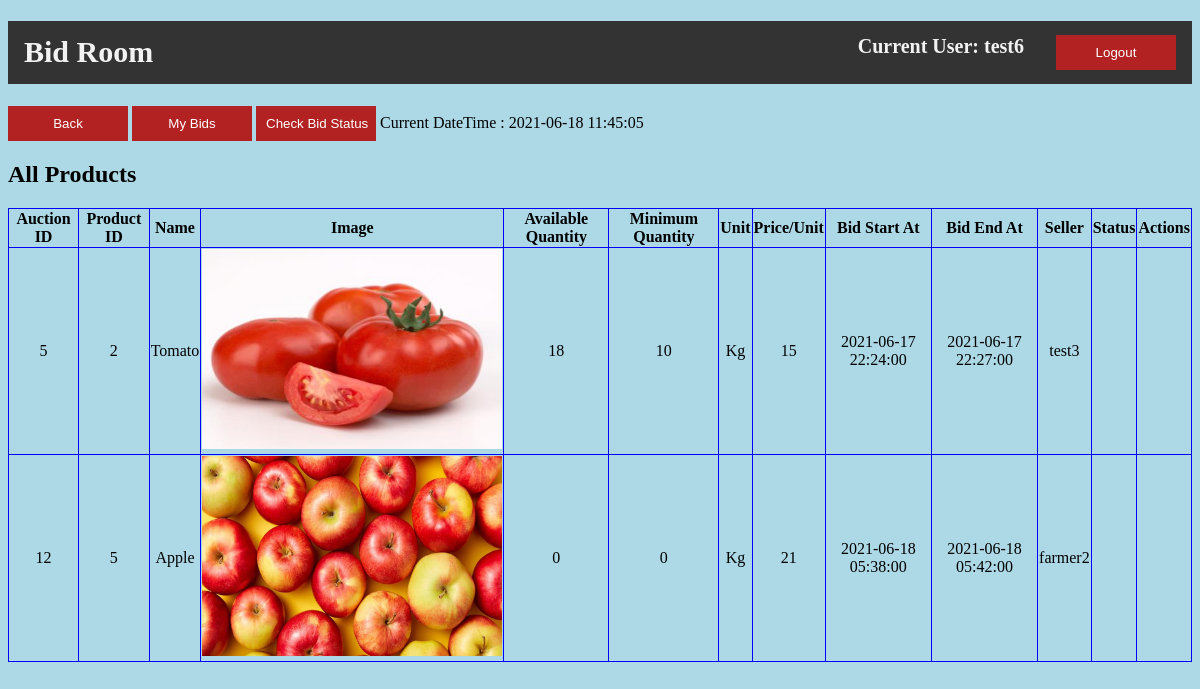
Screenshot of /Rajeet1/b_bidRoom_All.php (signed in) with the database file from the repository.
### tables this page shows
CREATE TABLE `Bid_room` (
  `auction_id` int(10) NOT NULL,
  `totalQuantity` int(10) NOT NULL,
  `lowest_bidQuantity` int(10) NOT NULL,
  `lowestPrice_perUnit` int(10) NOT NULL,
  `bid_start` datetime NOT NULL,
  `bid_end` datetime NOT NULL,
  `Productp_id` int(10) NOT NULL
);

CREATE TABLE `Product` (
  `p_id` int(10) NOT NULL,
  `productName` varchar(25) NOT NULL,
  `productImage` varchar(255) NOT NULL,
  `Quantity` int(10) NOT NULL,
  `Price_perUnit` int(10) NOT NULL,
  `Unit` varchar(10) NOT NULL,
  `Added_date` datetime NOT NULL,
  `farmerf_username` varchar(25) NOT NULL,
  `AvailableQuantity` int(10) NOT NULL
);

### Rajeet1/b_bidRoom_All.php (the view, shortened to what this page needs)
<?php
    if(isset($_SESSION['b_username']) && !empty($_SESSION['b_username'])){
      ?>
      <!DOCTYPE html>
      <html>
          <head>
          </head>
          <body>
            <h1 class="header">
              <left class="active">Bid Room</left>
              <right><input type="button" id="button" value="Logout" onclick="logout();"></right>
              <right>Current User: <?php echo $_SESSION['b_username'];?></right>
            </h1>
            <input type="button" id="button" value="Back" onclick="back();">
            <input type="button" id="button" value="My Bids" onclick="bidRoom_My();">
            <input type="button" id="button" value="Check Bid Status" onclick="bid_stat();">
            Current DateTime :
            <?php
            echo date('Y-m-d H:i:s')
            ?>
            <div>
              <h2>All Products</h2>
              <table id="p_table">
                <thead>
                  <tr>
                    <th>Auction ID</th>
                    <th>Product ID</th>
                    <th>Name</th>
                    <th>Image</th>
                    <th>Available Quantity</th>
                    <th>Minimum Quantity</th>
                    <th>Unit</th>
                    <th>Price/Unit</th>
                    <th>Bid Start At</th>
                    <th>Bid End At</th>
                    <th>Seller</th>
                    <th>Status</th>
                    <th>Actions</th>
                  </tr>
                  <?php
                  try{
                    $conn=new PDO("mysql:host=localhost:3306;dbname=localemarket;", "root", "");
                    $conn->setAttribute(PDO::ATTR_ERRMODE, PDO::ERRMODE_EXCEPTION);
                    $sqlquary="SELECT* FROM product AS pro JOIN bid_room AS bid ON pro.p_id = bid.Productp_id";
                    $pdo_obj=$conn->query($sqlquary);
                    $table_data=$pdo_obj->fetchAll();
                    if($pdo_obj->rowCount() == 0){
                      ?>
                      <tr>
                        <td colspan="11">No Data</td>
                      </tr>
                      <?php
                    }
                    else{
                      foreach ($table_data as $row) {
                        ?>
                        <tr>
                          <td><?php echo $row['auction_id'] ?></td>
                          <td><?php echo $row['p_id'] ?></td>
                          <td><?php echo $row['productName'] ?></td>
                          <td><img src="<?php echo $row['productImage'] ?>" width="300" height="200" </td>
                          <td><?php echo $row['totalQuantity'] ?></td>
                          <td><?php echo $row['lowest_bidQuantity'] ?></td>
                          <td><?php echo $row['Unit'] ?></td>
                          <td><?php echo $row['lowestPrice_perUnit'] ?></td>
                          <td><?php echo $row['bid_start'] ?></td>
                          <td><?php echo $row['bid_end'] ?></td>
                          <td><?php echo $row['farmerf_username'] ?></td>
                          <td></td>
                          <td>
                            <br><br>
                          </td>
                        </tr>
                        <?php
                      }
                    }
                  }
                  catch(PDOExeption $e){
                    ?>
                    <tr>
                      <td colspan="11">No Data</td>
                    </tr>
                    <?php
                  }
                   ?>
                </thead>
              </table>
            </div>
          </body>
      </html>
      <?php
    }
    else{
        ?>
        <script>location.assign("b_login.php");</script>
        <?php
    }
?>

### Rajeet1/b_bidRoom_All.php (style rules this page uses)
body { background-color: lightblue; }
#button { padding: 10px; width: 120px; color: white; background-color: FireBrick; border: none; }
#p_table { width: 100%; border: 1px solid blue; border-collapse: collapse; }
#p_table th, #p_table td { border: 1px solid blue; border-collapse: collapse; text-align: center; }
.header { background-color: #333; overflow: hidden; }
.header left { float: left; color: #f2f2f2; text-align: center; padding: 14px 16px; text-decoration: none; font-size: 30px; }
.header right { float: right; color: #f2f2f2; text-align: center; padding: 14px 16px; text-decoration: none; font-size: 20px; }

### rows the page displays
bid_room: auction_id "5", Productp.p_id "2", Productp.productName "Tomato", Productp.productImage (picture), totalQuantity "18", lowest_bidQuantity "10", Productp.Unit "Kg", lowestPrice_perUnit "15", bid_start "2021-06-17 22:24:00", bid_end "2021-06-17 22:27:00", Productp.farmerf_username "test3"
bid_room: auction_id "12", Productp.p_id "5", Productp.productName "Apple", Productp.productImage (picture), totalQuantity "0", lowest_bidQuantity "0", Productp.Unit "Kg", lowestPrice_perUnit "21", bid_start "2021-06-18 05:38:00", bid_end "2021-06-18 05:42:00", Productp.farmerf_username "farmer2"

### other values shown
$_SESSION['b_username'] "test6"
